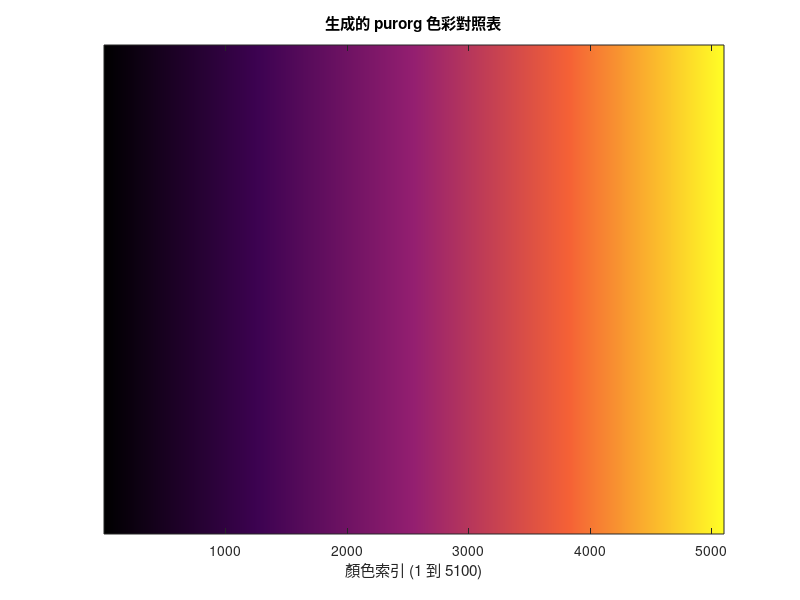

MATLAB code to generate this figure: (Note: this script raises an error after producing the figure.)
% --- 生成 5100x3 的 purorg 色彩矩陣 ---

% 1. 定義顏色數量
n_colors = 5100;

% 2. 定義漸層中的關鍵顏色點 (Control Points)
% 這些點是基於 "Inferno" 色彩對照表選取的，非常符合您圖片的漸層。
% 每一列代表一個顏色點 [位置, R, G, B]，位置從 0 (起點) 到 1 (終點)。
% RGB 值也應在 0 到 1 的範圍內。
control_points = [
    0.0,    0.00, 0.00, 0.00;  % 黑色 (Black)
    0.25,   0.24, 0.01, 0.32;  % 深紫色 (Deep Purple)
    0.5,    0.58, 0.12, 0.44;  % 洋紅色 (Magenta/Reddish)
    0.75,   0.96, 0.38, 0.21;  % 橘色 (Orange)
    1.0,    1, 1, 37/255   % 亮黃色 (Light Yellow)
];

% 分離位置和顏色通道
positions = control_points(:, 1);
r_ch = control_points(:, 2);
g_ch = control_points(:, 3);
b_ch = control_points(:, 4);

% 3. 創建插值的目標位置向量
% 我們需要在 0 到 1 之間生成 5100 個點
interp_positions = linspace(0, 1, n_colors)';

% 4. 使用線性內插法 (linear interpolation) 為每個顏色通道生成顏色值
r_interp = interp1(positions, r_ch, interp_positions);
g_interp = interp1(positions, g_ch, interp_positions);
b_interp = interp1(positions, b_ch, interp_positions);

% 5. 將三個通道合併成最終的 purorg 矩陣
% 變數名稱為 purorg，大小為 5100x3，類型為 double
purorg = [r_interp, g_interp, b_interp];

% 清理臨時變數 (可選)
clear control_points positions r_ch g_ch b_ch interp_positions r_interp g_interp b_interp;

disp('已成功建立變數 purorg (5100x3 double)。');

% --- (可選) 視覺化驗證生成的色彩對照表 ---
figure;
imagesc(1:n_colors); % 創建一個長條圖像
colormap(purorg);    % 應用我們生成的 purorg 色彩對照表
set(gca, 'YTick', []); % 隱藏 Y 軸
title('生成的 purorg 色彩對照表');
xlabel('顏色索引 (1 到 5100)');

save purorg.mat purorg

%% 
yy = purorg(1:510:5100,:);
% yy = redblue_flu(1:510:end,:);
figure("OuterPosition", scsize)
tiledlayout(1,1,"TileSpacing","compact","Padding","tight")
ax1 = nexttile;
contourf(dday_20240109, 1:width(Cur_S1), log(shear_S1)', "LineStyle", "none")
clim([-15 -5])
axis([floor()])
colorbar
colormap(yy);
% colormap(flipud(yy))
% colormap(redblue_flu)
shading interp
set(ax1, "Ydir", "reverse", "Ytick", 0:3:15, "TickDir", "out")
figset_dateS1(ax1)
figset_linefont(ax1)
